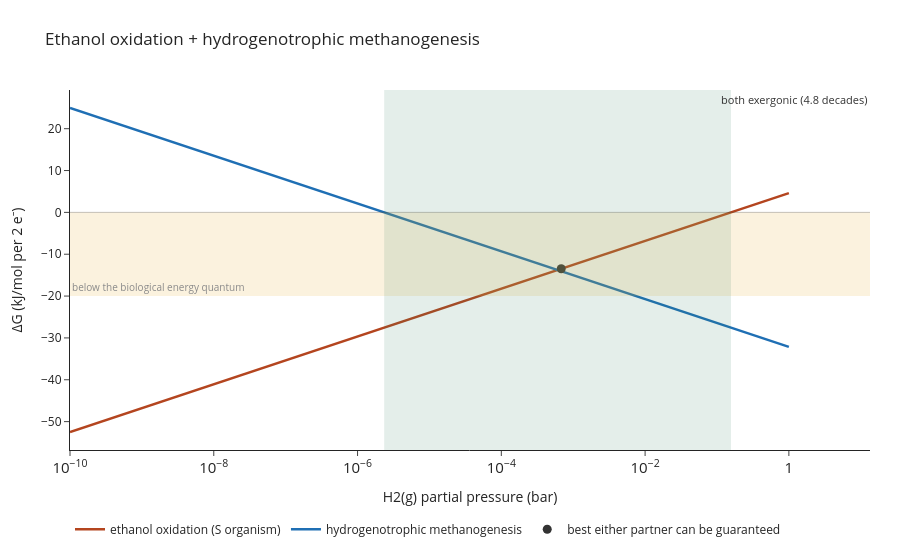

The notebook cell saved with this chart:
### Code cell
together, _ = plot_syntrophy_interactive(
    producer,
    consumer,
    window=window,
    save_html="syntrophy_together",
    title="Ethanol oxidation + hydrogenotrophic methanogenesis",
    **labels,
)
together.show(config=SVG_CONFIG)

### Figure 1 — Plotly figure (JSON) as saved in the notebook; plotly's stock layout.template omitted (floating-point values rounded to 4 significant figures)
{"data": [{"hovertemplate": "%{x:.2e} bar<br>ΔG %{y:.1f} kJ/mol per 2 e⁻<extra>ethanol oxidation (S organism)</extra>", "line": {"color": "#B4451F", "width": 2.5}, "mode": "lines", "name": "ethanol oxidation (S organism)", "type": "scatter", "x": [1e-10, 1.468e-10, 2.154e-10, 3.162e-10, 4.642e-10, 6.813e-10, 1e-09, 1.468e-09, 2.154e-09, 3.162e-09, 4.642e-09, 6.813e-09, 1e-08, 1.468e-08, 2.154e-08, 3.162e-08, 4.642e-08, 6.813e-08, 1e-07, 1.468e-07, 2.154e-07, 3.162e-07, 4.642e-07, 6.813e-07, 1e-06, 1.468e-06, 2.154e-06, 3.162e-06, 4.642e-06, 6.813e-06, 1e-05, 1.468e-05, 2.154e-05, 3.162e-05, 4.642e-05, 6.813e-05, 0.0001, 0.0001468, 0.0002154, 0.0003162, 0.0004642, 0.0006813, 0.001, 0.001468, 0.002154, 0.003162, 0.004642, 0.006813, 0.01, 0.01468, 0.02154, 0.03162, 0.04642, 0.06813, 0.1, 0.1468, 0.2154, 0.3162, 0.4642, 0.6813, 1.0], "y": [-52.48, -51.53, -50.58, -49.63, -48.68, -47.73, -46.78, -45.82, -44.87, -43.92, -42.97, -42.02, -41.07, -40.12, -39.16, -38.21, -37.26, -36.31, -35.36, -34.41, -33.46, -32.51, -31.55, -30.6, -29.65, -28.7, -27.75, -26.8, -25.85, -24.89, -23.94, -22.99, -22.04, -21.09, -20.14, -19.19, -18.24, -17.28, -16.33, -15.38, -14.43, -13.48, -12.53, -11.58, -10.62, -9.673, -8.722, -7.771, -6.819, -5.868, -4.917, -3.965, -3.014, -2.063, -1.111, -0.16, 0.7914, 1.743, 2.694, 3.645, 4.597]}, {"hovertemplate": "%{x:.2e} bar<br>ΔG %{y:.1f} kJ/mol per 2 e⁻<extra>hydrogenotrophic methanogenesis</extra>", "line": {"color": "#1F6FB4", "width": 2.5}, "mode": "lines", "name": "hydrogenotrophic methanogenesis", "type": "scatter", "x": [1e-10, 1.468e-10, 2.154e-10, 3.162e-10, 4.642e-10, 6.813e-10, 1e-09, 1.468e-09, 2.154e-09, 3.162e-09, 4.642e-09, 6.813e-09, 1e-08, 1.468e-08, 2.154e-08, 3.162e-08, 4.642e-08, 6.813e-08, 1e-07, 1.468e-07, 2.154e-07, 3.162e-07, 4.642e-07, 6.813e-07, 1e-06, 1.468e-06, 2.154e-06, 3.162e-06, 4.642e-06, 6.813e-06, 1e-05, 1.468e-05, 2.154e-05, 3.162e-05, 4.642e-05, 6.813e-05, 0.0001, 0.0001468, 0.0002154, 0.0003162, 0.0004642, 0.0006813, 0.001, 0.001468, 0.002154, 0.003162, 0.004642, 0.006813, 0.01, 0.01468, 0.02154, 0.03162, 0.04642, 0.06813, 0.1, 0.1468, 0.2154, 0.3162, 0.4642, 0.6813, 1.0], "y": [24.94, 23.99, 23.04, 22.09, 21.14, 20.19, 19.24, 18.29, 17.33, 16.38, 15.43, 14.48, 13.53, 12.58, 11.63, 10.67, 9.723, 8.772, 7.821, 6.869, 5.918, 4.967, 4.015, 3.064, 2.113, 1.161, 0.2099, -0.7414, -1.693, -2.644, -3.595, -4.547, -5.498, -6.449, -7.401, -8.352, -9.303, -10.25, -11.21, -12.16, -13.11, -14.06, -15.01, -15.96, -16.91, -17.87, -18.82, -19.77, -20.72, -21.67, -22.62, -23.57, -24.52, -25.48, -26.43, -27.38, -28.33, -29.28, -30.23, -31.18, -32.14]}, {"hovertemplate": "best shared: %{y:.1f} kJ/mol per 2 e⁻<br>at %{x:.1e} bar<extra></extra>", "marker": {"color": "#333333", "size": 9}, "mode": "markers", "name": "best either partner can be guaranteed", "type": "scatter", "x": [0.0006813], "y": [-13.48]}], "layout": {"annotations": [{"font": {"color": "#8A8A8A", "size": 10}, "showarrow": false, "text": "below the biological energy quantum", "x": 0, "xanchor": "left", "xref": "x domain", "y": -20.0, "yanchor": "bottom", "yref": "y"}, {"font": {"color": "#333333", "size": 11}, "showarrow": false, "text": "both exergonic (4.8 decades)", "x": 0.07828, "xanchor": "center", "xref": "x", "y": 1, "yanchor": "top", "yref": "y domain"}], "hovermode": "closest", "legend": {"orientation": "h", "x": 0.0, "y": -0.18, "yanchor": "top"}, "margin": {"b": 110, "l": 70, "r": 30, "t": 90}, "shapes": [{"line": {"color": "#333333", "width": 1}, "type": "line", "x0": 0, "x1": 1, "xref": "x domain", "y0": 0.0, "y1": 0.0, "yref": "y"}, {"fillcolor": "#E8B84B", "line": {"width": 0}, "opacity": 0.18, "type": "rect", "x0": 0, "x1": 1, "xref": "x domain", "y0": -20.0, "y1": 0.0, "yref": "y"}, {"fillcolor": "#2E7D5B", "line": {"width": 0}, "opacity": 0.13, "type": "rect", "x0": 2.345e-06, "x1": 0.1566, "xref": "x", "y0": 0, "y1": 1, "yref": "y domain"}], "title": {"text": "Ethanol oxidation + hydrogenotrophic methanogenesis"}, "xaxis": {"exponentformat": "power", "title": {"text": "H2(g) partial pressure (bar)"}, "type": "log"}, "yaxis": {"title": {"text": "ΔG (kJ/mol per 2 e⁻)"}}}}
